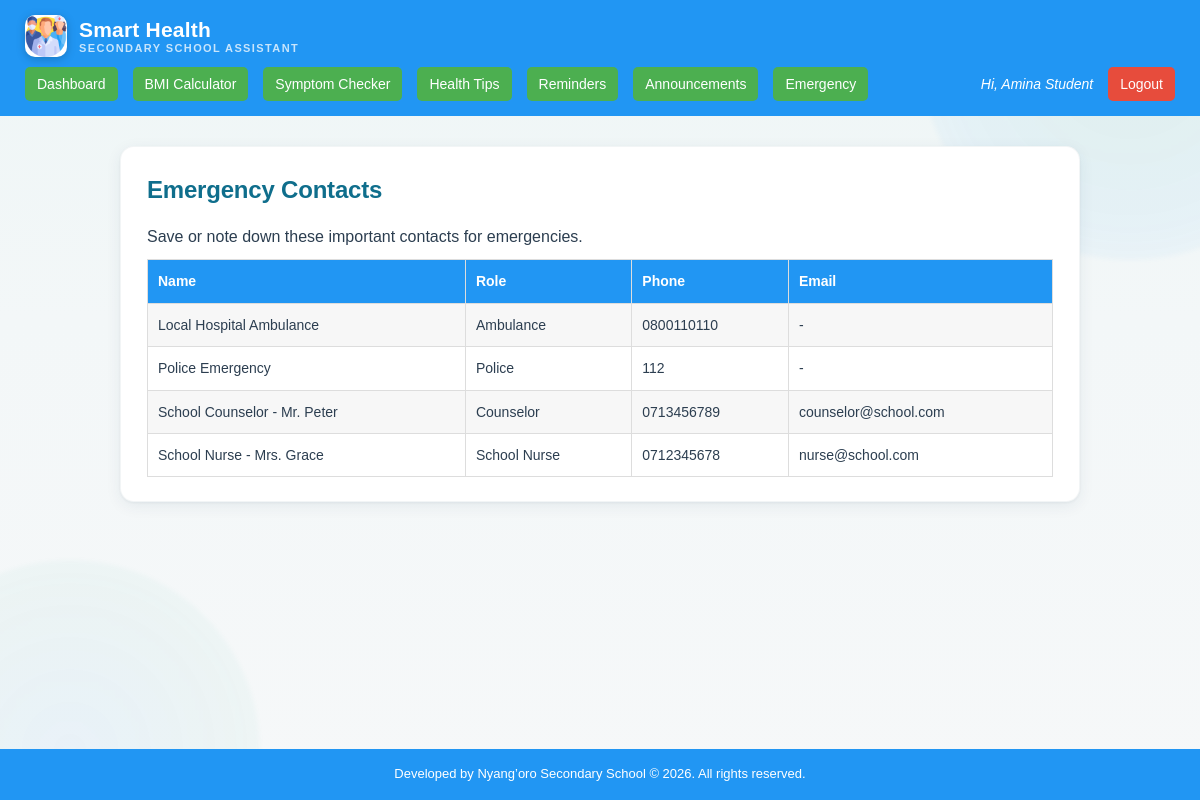
The app's page /student/emergency_contacts.php (signed in) with its own data.
### tables this page shows
CREATE TABLE emergency_contacts (
    contact_id INT AUTO_INCREMENT PRIMARY KEY,
    name VARCHAR(100) NOT NULL,
    contact_role VARCHAR(50) NOT NULL,   
    phone VARCHAR(30) NOT NULL,
    email VARCHAR(100) DEFAULT NULL
);

### student/emergency_contacts.php (the view, shortened to what this page needs)
<?php
include '../config/db.php';
include '../includes/header.php';
$contacts = mysqli_query($conn, "SELECT * FROM emergency_contacts ORDER BY name ASC");
?>
<div class="card">
    <h2>Emergency Contacts</h2>
    <p>Save or note down these important contacts for emergencies.</p>
    <div class="table-responsive">
    <table>
        <tr><th>Name</th><th>Role</th><th>Phone</th><th>Email</th></tr>
        <?php while ($row = mysqli_fetch_assoc($contacts)): ?>
            <tr>
                <td><?php echo htmlspecialchars($row['name']); ?></td>
                <td><?php echo htmlspecialchars($row['contact_role']); ?></td>
                <td><?php echo htmlspecialchars($row['phone']); ?></td>
                <td><?php echo htmlspecialchars($row['email'] ?? '-'); ?></td>
            </tr>
        <?php endwhile; ?>
    </table>
    </div>
</div>
<?php include '../includes/footer.php'; ?>

### assets/css/style.css (style rules this page uses)
* { margin: 0; padding: 0; box-sizing: border-box; font-family: Arial, Helvetica, sans-serif; }
html { height: 100%; }
body { background: linear-gradient(180deg, #eef6f6 0%, #f3f7f8 40%, #f6f8f9 100%); color: #2c3e50; line-height: 1.6; min-height: 100vh; position: relative; display: flex; flex-direction: column; }
body:not(.auth-page):not(.index-page)::before, body:not(.auth-page):not(.index-page)::after { content: ""; position: fixed; z-index: 0; border-radius: 50%; pointer-events: none; filter: blur(2px); }
body:not(.auth-page):not(.index-page)::before { width: 420px; height: 420px; top: -160px; right: -140px; background: radial-gradient(circle, rgba(20, 160, 133, 0.08) 0%, rgba(33, 150, 243, 0.05) 60%, transparent 100%); }
body:not(.auth-page):not(.index-page)::after { width: 380px; height: 380px; bottom: -140px; left: -120px; background: radial-gradient(circle, rgba(33, 150, 243, 0.06) 0%, rgba(20, 160, 133, 0.04) 60%, transparent 100%); }
.card { background: #fff; border-radius: 14px; padding: 24px 26px; margin-bottom: 20px; box-shadow: 0 4px 16px rgba(15, 60, 90, 0.07), 0 1px 3px rgba(15, 60, 90, 0.06); border: 1px solid rgba(15, 60, 90, 0.05); transition: box-shadow 0.2s ease, transform 0.2s ease; }
.card h2, .card h3 { color: #0f6e8c; margin-bottom: 14px; font-weight: 800; letter-spacing: -0.2px; }
.card h2 { display: flex; align-items: center; gap: 10px; }
table { width: 100%; border-collapse: collapse; background: #fff; margin-top: 10px; }
table th, table td { border: 1px solid #ddd; padding: 10px; text-align: left; font-size: 14px; }
table th { background-color: #2196F3; color: #fff; }
table tr:nth-child(even) { background-color: #f7f7f7; }
.table-responsive { width: 100%; overflow-x: auto; -webkit-overflow-scrolling: touch; }

### records on screen
emergency_contacts: name "Local Hospital Ambulance", contact_role "Ambulance", phone "0800110110", email "-"
emergency_contacts: name "Police Emergency", contact_role "Police", phone "112", email "-"
emergency_contacts: name "School Counselor - Mr. Peter", contact_role "Counselor", phone "0713456789", email "counselor@school.com"
emergency_contacts: name "School Nurse - Mrs. Grace", contact_role "School Nurse", phone "0712345678", email "nurse@school.com"

### other values on screen
$_SESSION['full_name'] "Amina Student"
